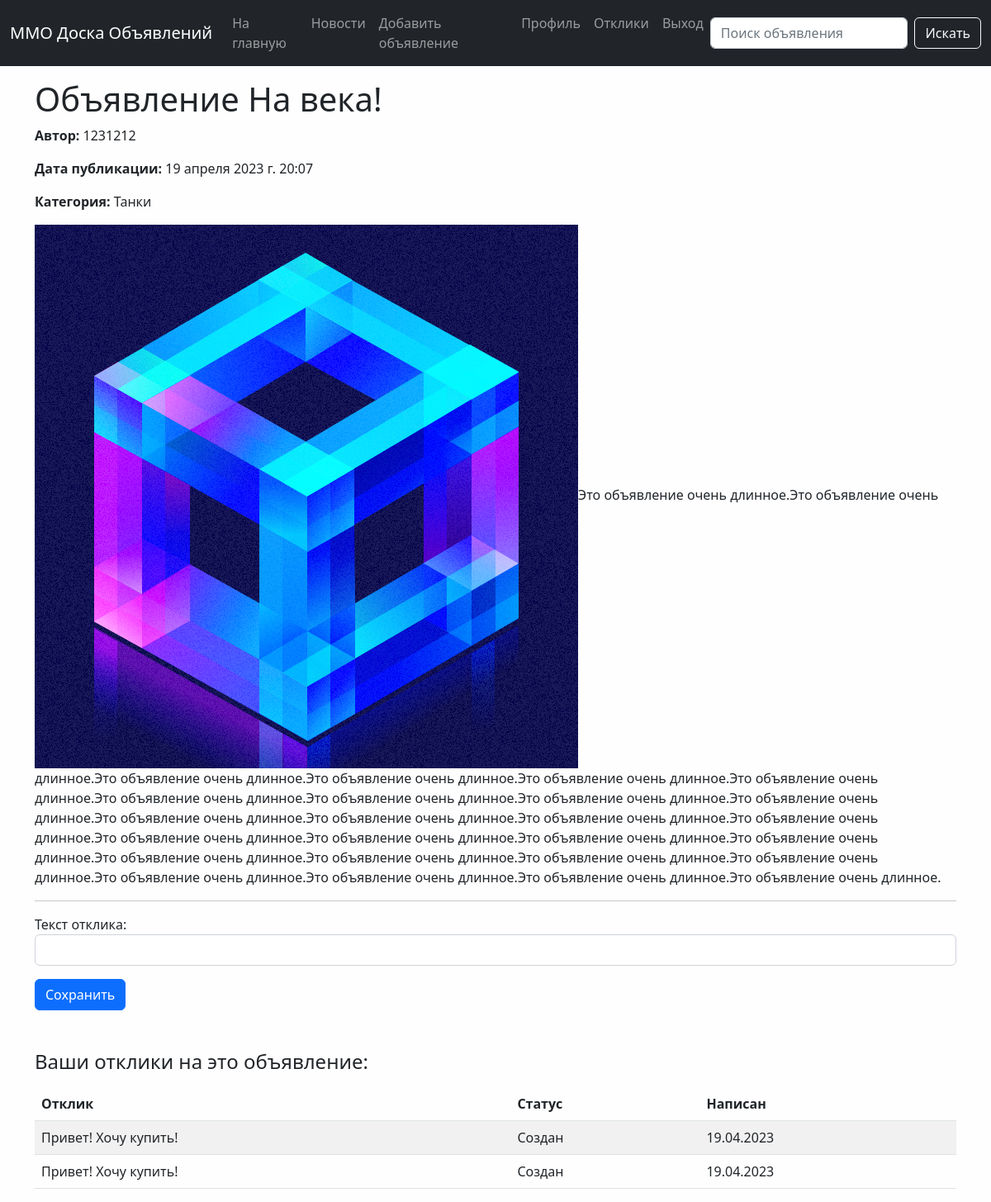
The app's page /posts/1/ (signed in) with its own data.
### board/models.py (models this page shows, shortened)
class Post(models.Model):
    title = models.CharField(max_length=100)
    content = RichTextUploadingField()
    category = models.ForeignKey(
        'Category',
        related_name='posts',
        verbose_name='Категория',
        on_delete=models.PROTECT,
        blank=False
    )
    author = models.ForeignKey(
        User,
        related_name='posts',
        verbose_name='Автор',
        on_delete=models.CASCADE,
    )
    created_at = models.DateTimeField(
        auto_now_add=True
    )
    class Meta:
        verbose_name = 'Объявление'
        verbose_name_plural = 'Объявления'
        ordering = ['-created_at']

class Category(models.Model):
    title = models.CharField(
        max_length=100,
        verbose_name='Название',
    )
    class Meta:
        verbose_name = 'Категория'
        verbose_name_plural = 'Категории'
        ordering = ['title']
    def __str__(self):
        return self.title

class Reply(models.Model):
    STATUSES = [
        ('C', 'Создан'),
        ('A', 'Принят'),
        ('R', 'Отклонен'),
    ]
    text = models.CharField('Отклик', max_length=100)
    status = models.CharField(
        'Статус', max_length=1,
        choices=STATUSES, default='C'
    )
    created_at = models.DateTimeField(auto_now_add=True)
    post = models.ForeignKey(
        Post,
        on_delete=models.CASCADE,
        related_name='reply',
        verbose_name='Объявление',
    )
    author = models.ForeignKey(
        User,
        on_delete=models.CASCADE,
        related_name='reply',
        verbose_name='Автор',
    )
    class Meta:
        verbose_name = 'Отклик'
        verbose_name_plural = 'Отклики'
        ordering = ['-created_at']

### board/views.py (the view, shortened to what this page needs)
# urls.py: path('posts/<int:pk>/', PostDetail.as_view(), name='post_detail'),
class PostDetail(FormMixin, DetailView):
    model = Post
    template_name = 'board/post_detail.html'
    form_class = ReplyForm
    context_object_name = 'post'
    def get_context_data(self, **kwargs):
        context = super().get_context_data(**kwargs)
        if self.request.user.is_authenticated:
            post = self.get_object()
            context['replies'] = Reply.objects.filter(
                post=post,
                author=self.request.user
            )
        return context
    def get(self, request, *args, **kwargs):
        self.object = self.get_object()
        context = self.get_context_data(object=self.object, form=self.get_form())
        return self.render_to_response(context)
    def post(self, request, *args, **kwargs):
        self.object = self.get_object()
        form = self.get_form()
        if form.is_valid():
            post = self.object
            send_mail(
                subject=f"Новый отклик на ваше объявление '{post}'",
                message=f"{post.author}, вы получили новый отклик на ваше "
                        f"объявление '{post}'! Примите его или отклоните!",
                from_email=settings.DEFAULT_FROM_EMAIL,
                recipient_list=[post.author.email]
            )
            return self.form_valid(form)
        else:
            return self.form_invalid(form)

### board/forms.py
class ReplyForm(forms.ModelForm):
    class Meta:
        model = Reply
        fields = ['text']
        labels = {
            'text': 'Текст отклика'
        }
        widgets = {
            'text': forms.TextInput(attrs={'class': 'form-control'})
        }

### board/templates/board/post_detail.html (shortened to what this page needs)
{% extends 'base.html' %}
{% block content %}
    <h1>{{ post.title }}</h1>
    <p><b>Автор:</b> {{ post.author }}</p>
    <p><b>Дата публикации:</b> {{ post.created_at }}</p>
    <p><b>Категория:</b> {{ post.category }}</p>
    <p>{{ post.content|safe }}</p>
    {% if user == post.author %}
    <a href="{% url 'board:post_edit' post.pk %}" class="btn btn-primary btn-block">Редактировать</a>
{% elif user.is_authenticated %}
    <hr>
    <form method="post">
        {{ form.as_p }}
        <button type="submit" class="btn btn-primary btn-block">Сохранить</button>
    </form>
    {% if replies %}
        <br>
        <h4 class="mt-4">Ваши отклики на это объявление:</h4>
        <div class="table-responsive">
            <table class="table table-striped mt-2">
                <thead>
                    <tr>
                        <th scope="col">Отклик</th>
                        <th scope="col">Статус</th>
                        <th scope="col">Написан</th>
                    </tr>
                </thead>
                <tbody>
                    {% for reply in replies %}
                    <tr>
                        <td>{{ reply.text }}</td>
                        <td>{{ reply.get_status_display }}</td>
                        <td>{{ reply.created_at|date:'d.m.Y' }}</td>
                    </tr>
                    {% endfor %}
                </tbody>
            </table>
        </div>
    {% endif %}
{% endif %}
{% endblock %}

### templates/base.html (shortened to what this page needs)
{% load static %}
<!doctype html>
<html lang="en">
<head>
    <link href="{% static 'bootstrap/css/bootstrap.css' %}" rel="stylesheet">
    <link href="{% static 'css/style.css' %}" rel="stylesheet">
</head>
<body>
{% include 'includes/_nav.html' %}
<div class="container mt-3">
    <div class="row">
        <div class="col">
            {% block content %}{% endblock %}
        </div>
    </div>
</div>
</body>
</html>

### templates/includes/_nav.html (shortened to what this page needs)
<nav class="navbar navbar-dark navbar-expand-md bg-dark">
    <div class="container-fluid">
        <a class="navbar-brand" href="{% url 'board:index' %}">MMO Доска Объявлений</a>
        <div class="collapse navbar-collapse" id="navbarSupportedContent">
            <ul class="navbar-nav me-auto mb-2 mb-md-0">
                <li class="nav-item">
                    <a class="nav-link" aria-current="page" href="{% url 'board:index' %}">На главную</a>
                </li>
                <li>
                    <a class="nav-link" href="{% url 'board:news_list' %}">Новости</a>
                </li>
                {% if request.user.is_authenticated %}
                <li class="nav-item">
                    <a class="nav-link" href="{% url 'board:post_create' %}">Добавить объявление</a>
                </li>
                <li>
                    <a class="nav-link" href="{% url 'board:profile' %}">Профиль</a>
                </li>
                <li>
                    <a class="nav-link" href="{% url 'board:replies' %}">Отклики</a>
                </li>
                <li>
                    <a class="nav-link" href="{% url 'users:logout' %}">Выход
                    </a>
                </li>
                {% endif %}
            </ul>
            <form class="d-flex" role="search" action="{% url 'board:post_search' %}" method="get">
                <input class="form-control me-2" type="search" placeholder="Поиск объявления" aria-label="Search" name="q">
                <button class="btn btn-outline-light" type="submit">Искать</button>
            </form>
        </div>
    </div>
</nav>

### MMORPG_Board/static/css/style.css (style rules this page uses)
body { background-color: #fefefe; }

### records on screen
Post: title "Объявление На века!", author "1231212", created_at "19 апреля 2023 г. 20:07", category "Танки", content (picture), content "Это объявление очень длинное.Это объявление очень длинное.Это объявление очень длинное.Это объявление очень длинное.Это объявление очень длинное.Это объявление очень длинное.Это объявление очень длинное.Это объявление очень длинное.Это объявление очень длинное.Это объявление очень длинное.Это объявление очень длинное.Это объявление очень длинное.Это объявление очень длинное.Это объявление очень длинное.Это объявление очень длинное.Это объявление очень длинное.Это объявление очень длинное.Это объявление очень длинное.Это объявление очень длинное.Это объявление очень длинное.Это объявление очень длинное.Это объявление очень длинное.Это объявление очень длинное.Это объявление очень длинное.Это…"
Reply: text "Привет! Хочу купить!", status "Создан", created_at "19.04.2023"
Reply: text "Привет! Хочу купить!", status "Создан", created_at "19.04.2023"
